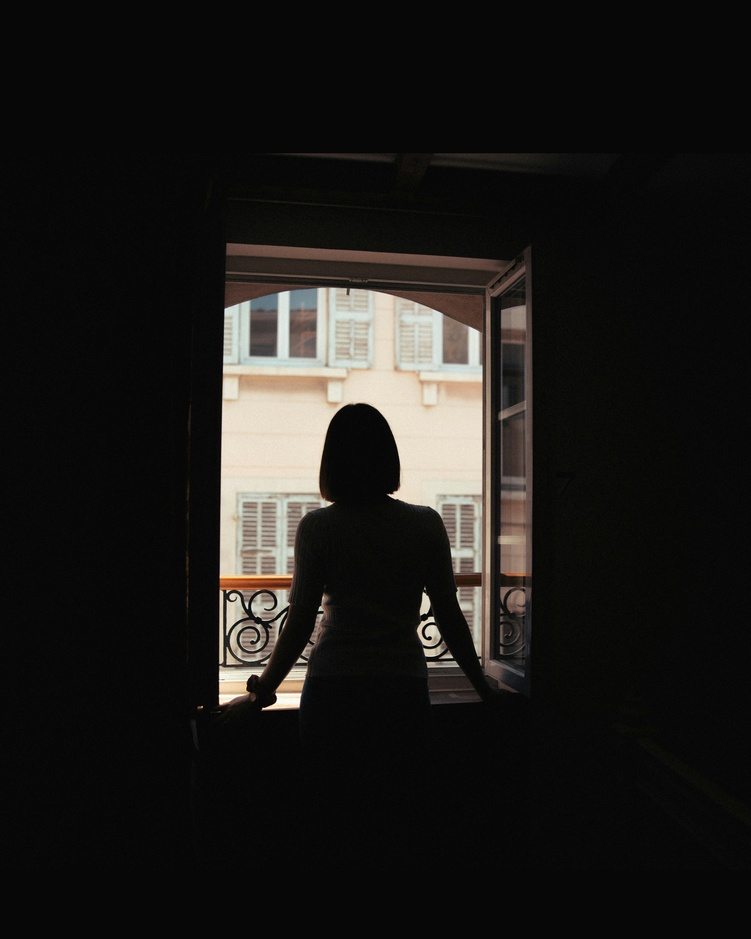
#> input picture images/woman_open_window.jpg, 751 x 939 px, shrunk from 4693 x 5867 before the run
$ python grayscale_conversion.py
#> lines starting #> are read from the running program, lines starting #| are printed output that depends on the picture
import cv2
import matplotlib.pyplot as plt

imgPath = 'images/woman_open_window.jpg'
img = cv2.imread(imgPath)
#> img is the input picture: shape (939, 751, 3); mean B, G, R 25.1, 27.4, 29
if img is None:
    raise FileNotFoundError(f"Could not load '{imgPath}'. Check the file path.")

gray = cv2.cvtColor(img, cv2.COLOR_BGR2GRAY)
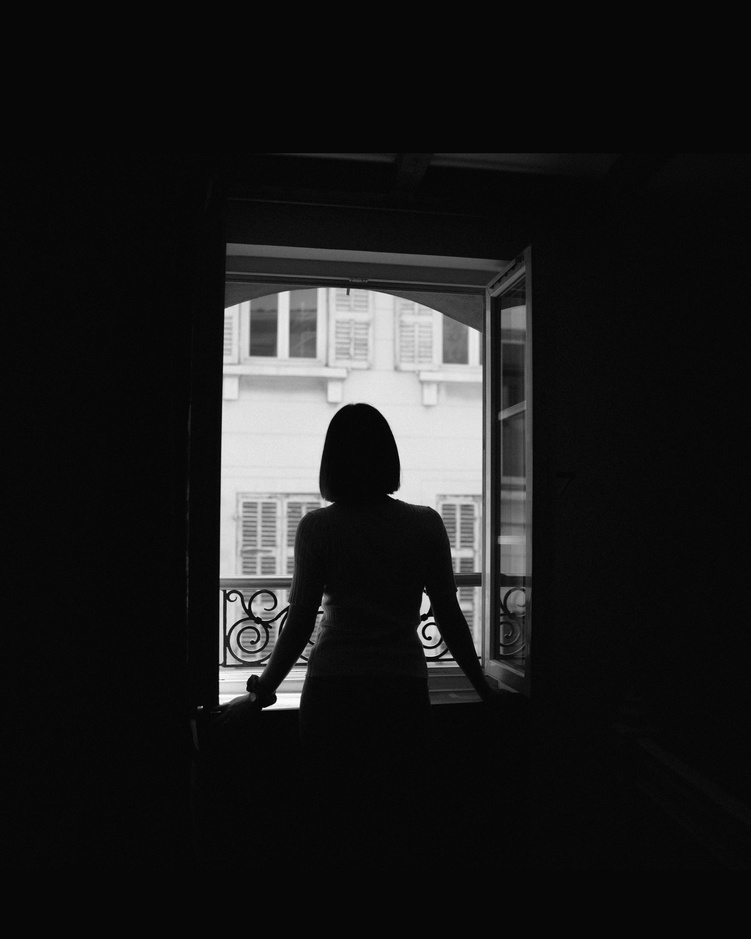
#> gray: shape (939, 751); min 0, max 254, mean 27.6

# Plot results
fig, axes = plt.subplots(1, 2, figsize=(10, 5))

axes[0].imshow(cv2.cvtColor(img, cv2.COLOR_BGR2RGB))
axes[0].set_title('Original')
axes[0].axis('off')

axes[1].imshow(gray, cmap='gray')
axes[1].set_title('Grayscale')
axes[1].axis('off')

plt.tight_layout()
plt.savefig('outputs/grayscale_output.png', dpi=150, bbox_inches='tight')
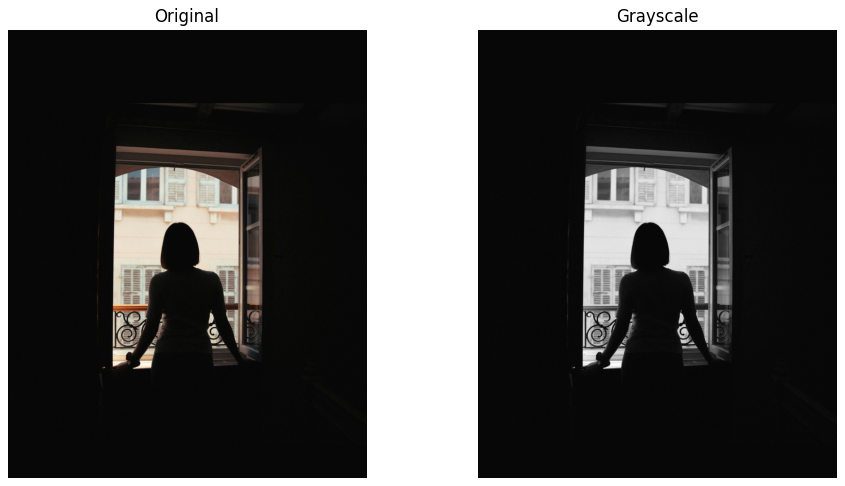
#> figure drawn by matplotlib, 2 panels
plt.show()

cv2.imwrite('outputs/grayscale.png', gray)
print("Done. Outputs saved: grayscale.png, grayscale_output.png")

$ run again, with images/highlights_and_shadows.jpg copied over images/woman_open_window.jpg
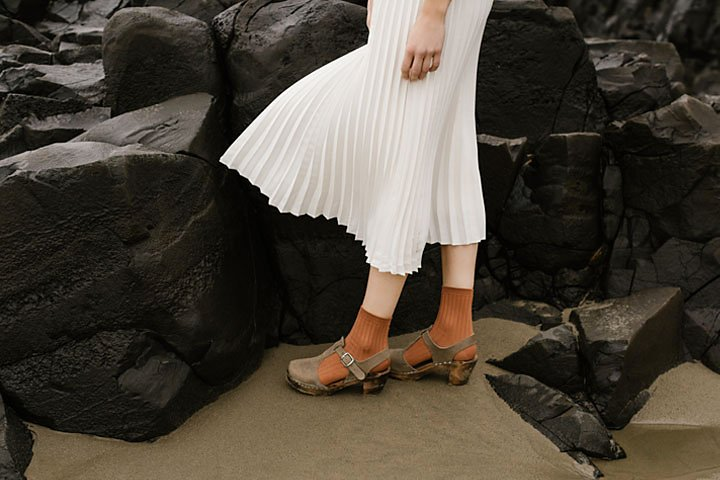
#> input picture images/highlights_and_shadows.jpg, 720 x 480 px
#> img is the input picture: shape (480, 720, 3); mean B, G, R 58.1, 68.6, 75.7
#> `gray = cv2.cvtColor(img, cv2.COLOR_BGR2GRAY)`:
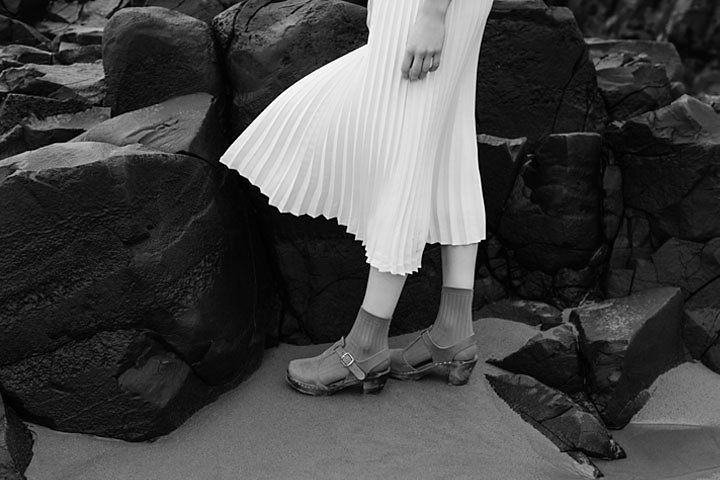
#> gray: shape (480, 720); min 0, max 255, mean 69.5
#> `plt.savefig('outputs/grayscale_output.png', dpi=150, bbox_inches='tigh..`:
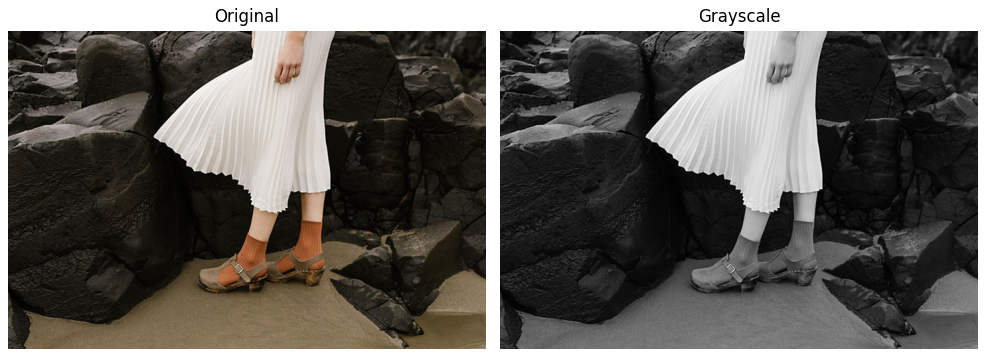
#> figure drawn by matplotlib, 2 panels
